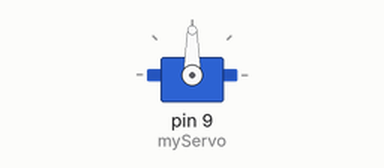
This sketch was run on a simulated Arduino Uno, built with avr-gcc and run on an emulated ATmega328P. On the bench: servo.

Above: at 0.05 s.
At 3.0 s:
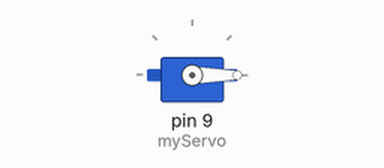
Timing chart, 0 to 6.9 s (numbered marks = the images above):
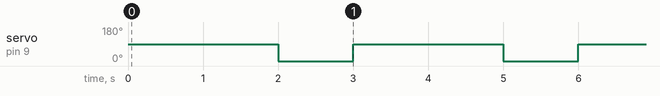

Measured:
- by itself, servo on pin 9 (myServo): alternates 90° for 2.0 s and 0° for 1.0 s

The sketch:

mencarir0.ino
```cpp
#include <Servo.h>

Servo myServo;  // buat objek servo

void setup() {
  myServo.attach(9);  // sambungkan ke pin D9
}

void loop() {
  myServo.write(90);      // gerakkan ke 90 derajat
  delay(2000);            // tunggu 5 detik
  myServo.write(0);       // kembali ke 0 derajat
  delay(1000);            // tunggu 1 detik sebelum mengulang
}
```
